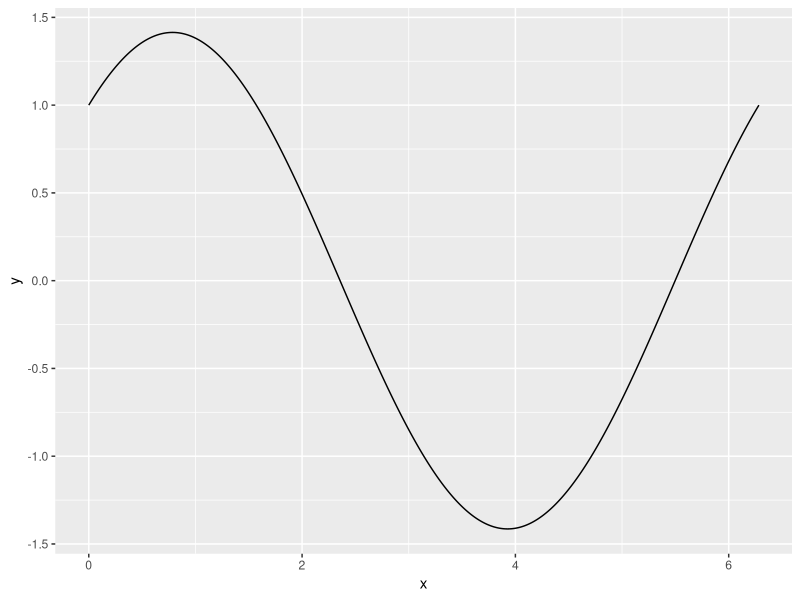
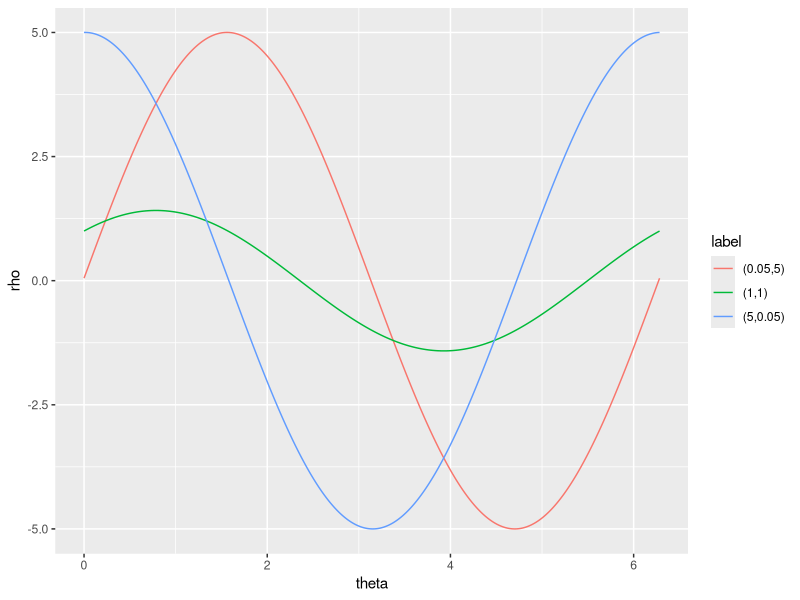
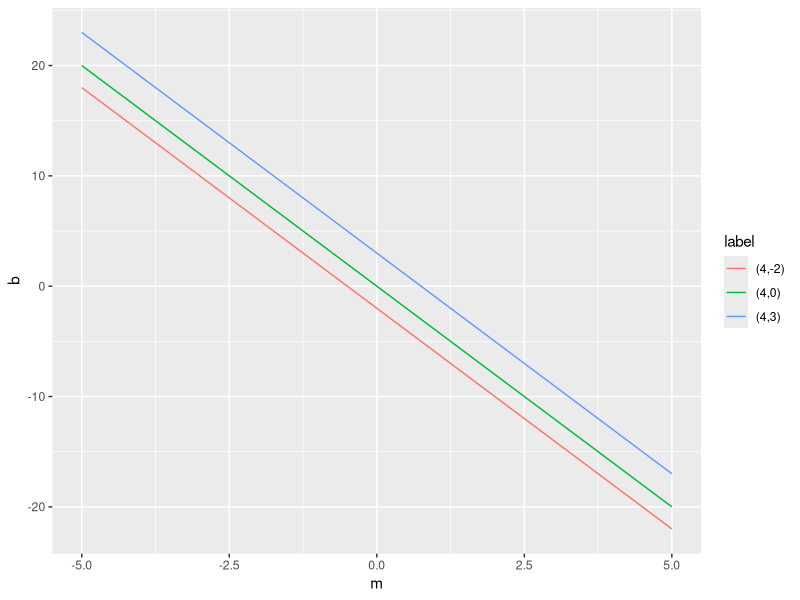

Reproduce these figures in R, in order.
## ---- chunk 1
library(tidyverse)
## ---- chunk 2
x <- seq(0, 2 * 3.14159, 0.001)
y <- sin(x) + cos(x)

df <- data.frame(y = y, x = x)
df %>%
  ggplot(aes(x=x,y=y)) +
  geom_line()
## ---- chunk 3
theta <- seq(0, 2 * 3.14159, 0.001)
x <- c(0.05, 1, 5)
y <- c(5, 1, 0.05)
rho_1 <- y[1]*sin(theta) + x[1]*cos(theta)
rho_2 <- y[2]*sin(theta) + x[2]*cos(theta)
rho_3 <- y[3]*sin(theta) + x[3]*cos(theta)


df <- data.frame(theta = theta, rho = rho_1, label=rep("(0.05,5)", length(theta)))
df <- df %>%
  rbind(data.frame(theta = theta, rho = rho_2, label = rep("(1,1)", length(theta))))
df <- df %>%
  rbind(data.frame(theta = theta, rho = rho_3, label = rep("(5,0.05)", length(theta))))
df %>%
  ggplot(aes(x=theta,y=rho,color = label)) +
  geom_line()
## ---- chunk 4
m <- seq(-5, 5, 0.1)
b <- -1 * m *4 # (4,0)
df <- data.frame(m = m, b = b, label=rep("(4,0)", length(m)))
df <- df %>% rbind(data.frame(m = m, b = (-1 * m * 4 + 3), label=rep("(4,3)", length(m))))
df <- df %>% rbind(data.frame(m = m, b = (-1 * m * 4 - 2), label=rep("(4,-2)", length(m))))

df %>%
  ggplot(aes(x=m,y=b,color=label)) +
  geom_line()
